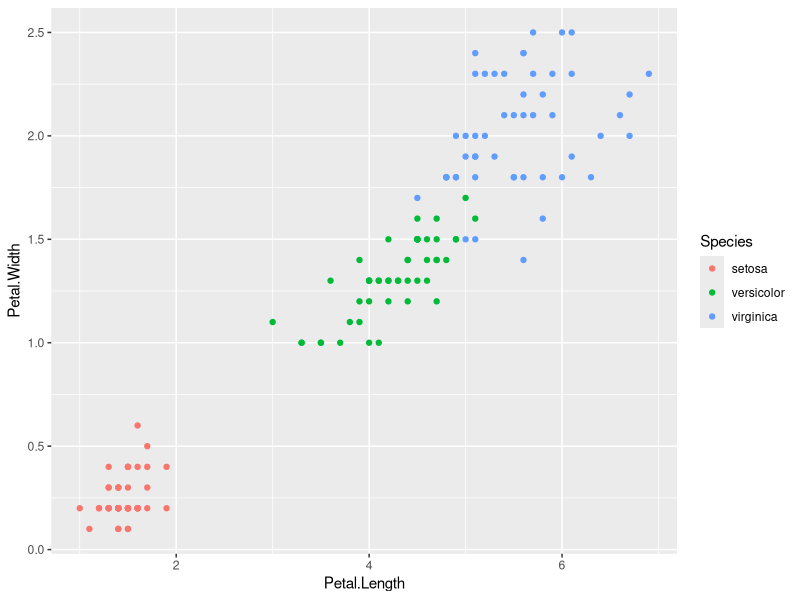
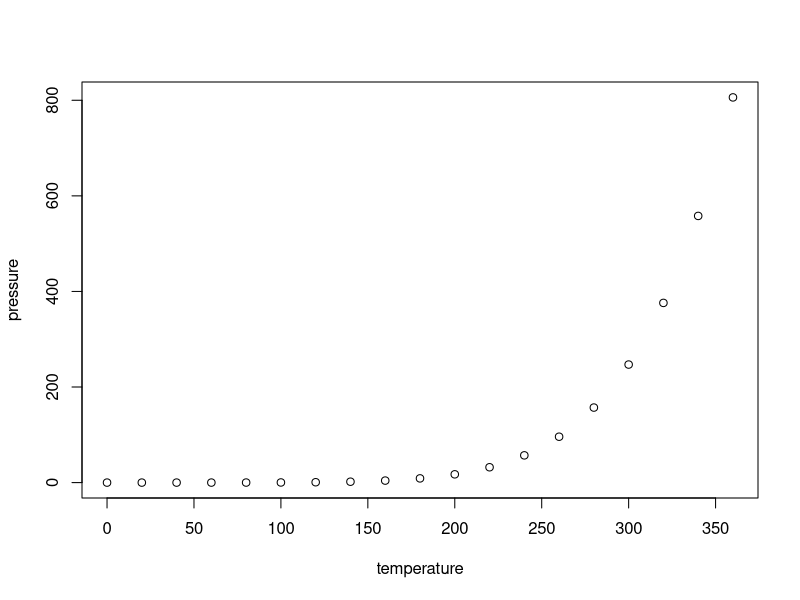

The R script that drew these images, in order:
## ---- chunk 1
knitr::opts_chunk$set(echo = TRUE)
## ---- chunk 2
library(tidyverse)
str(iris)






## ---- chunk 3
ggplot(iris, aes( x = Petal.Length, y = Petal.Width, colour = Species)) +
  geom_point()


## ---- chunk 4
summary(cars)
## ---- chunk 5
plot(pressure)
